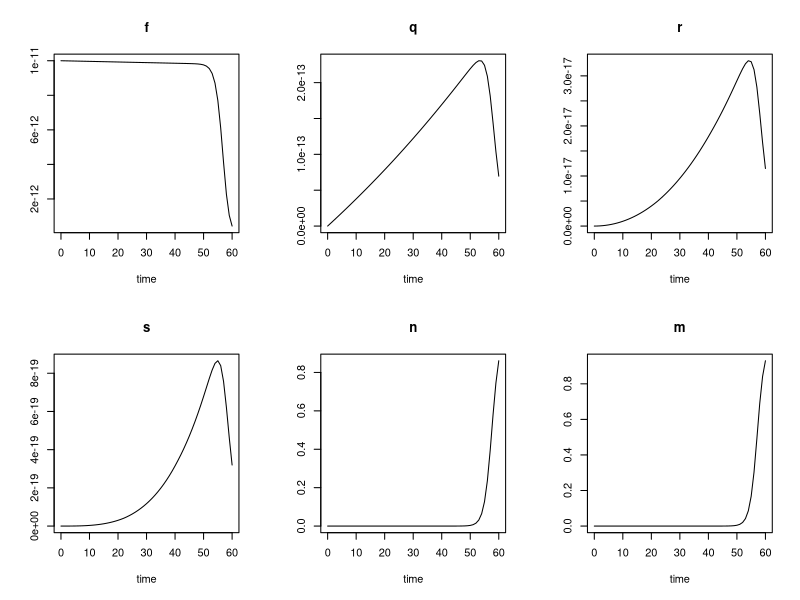

R code for this plot:
## ---- chunk 1
knitr::opts_chunk$set(echo = TRUE)
## ---- chunk 2
library(deSolve)
## ---- chunk 3
# Parameters
#parameters <- c(nf = 1, nq = 0.5, nr = 0.5, ns = 0.5, 
#                lambda.n = 0.75, lambda.q = 7.5e-3, 
#                lambda.r = 7.575e-3, lambda.s = 0.0375, 
#                m = 1, L1 = 0.000365, t = 1, A = 1, dm = 5.102041e-12, 
#                dn = 1e-9, p1 = 2e-7, p2 = 1e-6-1e-5, p3 = 1e-3, p4 = 1e-2,
#                y = 0.00005, nabla = 0, alfa = 1.01, f = 1e-11, b = 0,
#                n = 1, s = 1, r = 1, q = 1)

parameters <- c(
  lambda.n = 0.75, lambda.q = 7.5e-3, lambda.r = 7.575e-3, lambda.s = 0.0375,
  nf = 1, nq = 0.5, nr = 0.5, ns = 0.5,
  L1 = 0.000365,
  dm = 5.102041e-12, dn = 1e-9,
  p1 = 2e-7, p2 = 5e-6, p3 = 1e-3, p4 = 1e-2,
  y = 0.00005, b = 0, nabla = 0, alfa = 1.01,
  x = 0)

# Tijdssequentie
times <- 0:60

# Initiële waardes
initial.values <- c(f = 1e-11, q = 0, r = 0, s = 0, n = 0, m = 0)
## ---- chunk 4
verandering <- function (time, parameters, initial.values) {
  with(as.list(c(parameters, initial.values)),{
    A <- n+f+q+r+s
    # Vergelijkingen
    df.dt <- - (nf * m * f) - (L1 * f)
    dq.dt <- (lambda.q * q * (1 - A)) - (nq * n * q) + (L1 * f) - (p2 * q)
    dr.dt <- (lambda.r * r * (1 - A)) - (nr * n * r) + (p2 * q) - (p3 * r)
    ds.dt <- (lambda.s * s * (1 - A)) - (ns * n * s) + (p3 * r) - (p4 * s)
    d.accent.n.dt <- (lambda.n * n * (1 - A)) + (dn * x) - (y * x * (n * x * f)) + (p4 * s)
    d.accent.m.dt <- (dm * x) + (alfa * n * (1 - m)) - (b * m)
    
    
    # Retourneren van de initiële waardes
    return(list(c(df.dt, dq.dt, dr.dt, ds.dt, d.accent.n.dt, d.accent.m.dt)))
  })
}
## ---- chunk 5
out <- ode(y = initial.values, times = times, func = verandering, parms = parameters)
## ---- chunk 6
plot(out)
